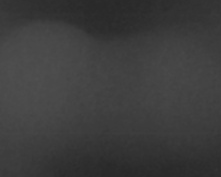
#> input picture scripts/image.png, 221 x 177 px
$ python check_windowing_clahe.py
#> lines starting #> are read from the running program, lines starting #| are printed output that depends on the picture
### utils/image_processing.py
"""
图像处理工具模块 - 性能优化版
提供图像增强、滑动窗口等图像处理功能
支持16位图像的输入和输出，保持处理精度
所有增强函数输出单通道图像，适合X射线等灰度图像处理
"""

import cv2
import numpy as np
from typing import List, Dict, Tuple, Optional


def apply_window_level(image: np.ndarray, window_width: int,
                       window_level: int, output_bits: int = 8) -> np.ndarray:
    """
    应用窗宽窗位变换

    Args:
        image: 输入图像（float32）
        window_width: 窗宽
        window_level: 窗位
        output_bits: 输出位深度（8或16）

    Returns:
        变换后的图像
    """
    window_min = window_level - window_width / 2
    window_max = window_level + window_width / 2

    if output_bits == 8:
        max_val = 255
        dtype = np.uint8
    else:
        max_val = 65535
        dtype = np.uint16

    # 向量化操作，避免使用mask
    output = np.clip(
        (image - window_min) / window_width * max_val,
        0, max_val
    ).astype(dtype)

    return output


def auto_window_level(image: np.ndarray) -> Tuple[int, int]:
    """
    自动计算窗宽窗位（基于统计信息）- 优化版

    Args:
        image: 输入图像

    Returns:
        (window_width, window_level)
    """
    # 使用百分位数代替全范围统计，更稳定且快速
    percentiles = np.percentile(image, [2, 98])
    img_min, img_max = percentiles[0], percentiles[1]
    img_mean = np.mean(image)
    img_std = np.std(image)

    # 使用均值作为窗位，4倍标准差作为窗宽
    window_level = int(img_mean)
    window_width = int(min(4 * img_std, img_max - img_min))

    # 确保窗宽至少为1
    window_width = max(1, window_width)

    return window_width, window_level


def apply_clahe_16bit(image: np.ndarray, clip_limit: float = 2.0,
                      tile_grid_size: Tuple[int, int] = (8, 8)) -> np.ndarray:
    """
    对16位图像应用CLAHE（自适应直方图均衡）

    Args:
        image: 输入图像（uint8或uint16）
        clip_limit: CLAHE的剪裁限制
        tile_grid_size: 网格大小

    Returns:
        处理后的图像（保持原始位深度）
    """
    if image.dtype == np.uint16:
        # OpenCV的CLAHE可以直接处理16位图像
        clahe = cv2.createCLAHE(clipLimit=clip_limit, tileGridSize=tile_grid_size)
        return clahe.apply(image)
    elif image.dtype == np.uint8:
        clahe = cv2.createCLAHE(clipLimit=clip_limit, tileGridSize=tile_grid_size)
        return clahe.apply(image)
    else:
        raise ValueError(f"Unsupported image dtype: {image.dtype}")


def enhance_image_windowing(image: np.ndarray, output_bits: int = 8) -> np.ndarray:
    """
    使用窗宽窗位方法增强图像

    Args:
        image: 输入图像（可能是16位）
        output_bits: 输出位深度（8或16）

    Returns:
        增强后的单通道图像
    """
    # 如果是3通道图像，转换为单通道
    if len(image.shape) == 3:
        image = cv2.cvtColor(image, cv2.COLOR_BGR2GRAY)

    # 直接处理，避免重复类型转换
    img_float = image.astype(np.float32, copy=False)

    # 自动计算窗宽窗位（仅用中间70%宽度统计，左右各15%）
    h, w = img_float.shape[:2]
    margin = int(w * 0.15)
    if margin > 0 and (w - 2 * margin) > 1:
        stats_img = img_float[:, margin:w - margin]
    else:
        stats_img = img_float
    window_width, window_level = auto_window_level(stats_img)

    # 应用窗宽窗位变换
    enhanced = apply_window_level(img_float, window_width, window_level, output_bits)

    # CLAHE对比度增强
    image_clahe = apply_clahe_16bit(enhanced, clip_limit=2.0, tile_grid_size=(8, 8))

    return image_clahe


# [342 lines left out: functions enhance_image_original, histogram_equalize_16bit_fast, histogram_equalize_16bit, enhance_image, sliding_window_crop_batch, sliding_window_crop_raw and 4 more, not called in this run]

### scripts/check_windowing_clahe.py
#!/usr/bin/env python3
# -*- coding: utf-8 -*-
"""Visualize CLAHE effect inside enhance_image_windowing."""

from __future__ import annotations

import argparse
from pathlib import Path
from typing import Tuple

import cv2
import matplotlib.pyplot as plt
import numpy as np

from utils.image_processing import (
    enhance_image_windowing,
    auto_window_level,
    apply_window_level,
)


def _ensure_gray(image: np.ndarray) -> np.ndarray:
    if image.ndim == 2:
        return image
    return cv2.cvtColor(image, cv2.COLOR_BGR2GRAY)


def enhance_without_clahe(image: np.ndarray, output_bits: int) -> np.ndarray:
    gray = _ensure_gray(image)
    img_float = gray.astype(np.float32, copy=False)
    window_width, window_level = auto_window_level(img_float)
    return apply_window_level(img_float, window_width, window_level, output_bits)


def normalize_for_display(image: np.ndarray) -> np.ndarray:
    if image.dtype == np.uint8:
        return image
    max_val = np.iinfo(image.dtype).max
    scaled = (image.astype(np.float32) / max_val) * 255.0
    return scaled.clip(0, 255).astype(np.uint8)


def plot_comparison(original: np.ndarray,
                    window_only: np.ndarray,
                    with_clahe: np.ndarray,
                    save_path: Path) -> None:
    orig_disp = normalize_for_display(original)
    win_disp = normalize_for_display(window_only)
    clahe_disp = normalize_for_display(with_clahe)

    fig, axes = plt.subplots(1, 3, figsize=(15, 5))
    titles = ["Original", "Windowing Only", "Windowing + CLAHE"]
    images = [orig_disp, win_disp, clahe_disp]

    for ax, title, img in zip(axes, titles, images):
        ax.imshow(img, cmap='gray')
        ax.set_title(title)
        ax.axis('off')

    fig.tight_layout()
    fig.savefig(save_path, dpi=200)
    plt.close(fig)


def build_parser() -> argparse.ArgumentParser:
    parser = argparse.ArgumentParser(
        description="检查enhance_image_windowing中的CLAHE增强效果"
    )
    parser.add_argument(
        "--image",
        type=Path,
        default=Path(__file__).resolve().parent / "image.png",
        help="待测试的图像路径 (默认: scripts/image.png)",
    )
    parser.add_argument(
        "--output",
        type=Path,
        default=Path(__file__).resolve().parent / "windowing_clahe_comparison.png",
        help="比较图输出路径",
    )
    parser.add_argument(
        "--output-bits",
        type=int,
        default=8,
        choices=[8, 16],
        help="增强函数输出位深",
    )
    return parser


def main() -> None:
    parser = build_parser()
    args = parser.parse_args()

    if not args.image.exists():
        raise FileNotFoundError(f"未找到图像: {args.image}")

    image = cv2.imread(str(args.image), cv2.IMREAD_UNCHANGED)
#> image is the input picture: shape (177, 221, 3); min 40, max 80, mean 60.8
    if image is None:
        raise RuntimeError(f"无法读取图像: {args.image}")

    window_only = enhance_without_clahe(image, args.output_bits)
#> in enhance_without_clahe, `img_float = gray.astype(np.float32, copy=False)`:
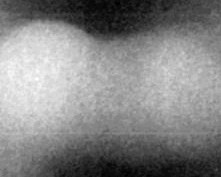
#> img_float: shape (177, 221) float32; min 40, max 80, mean 60.8; drawn with min black and max white
#> in auto_window_level, `percentiles = np.percentile(image, [2, 98])`: percentiles = [42, 76]
#> in auto_window_level, `img_min, img_max = percentiles[0], percentiles[1]`: img_min = 42; img_max = 76
#> in auto_window_level, `img_mean = np.mean(image)`: img_mean = 60.76
#> in auto_window_level, `img_std = np.std(image)`: img_std = 9.74
#> in auto_window_level, `window_level = int(img_mean)`: window_level = 60
#> in auto_window_level, `window_width = int(min(4 * img_std, img_max - img_min))`: window_width = 34
#> in enhance_without_clahe, `window_width, window_level = auto_window_level(img_float)`: window_level = 60
#> in apply_window_level, `window_min = window_level - window_width / 2`: window_min = 43
#> in apply_window_level, `window_max = window_level + window_width / 2`: window_max = 77
    with_clahe = enhance_image_windowing(image, output_bits=args.output_bits)
#> in enhance_image_windowing, `stats_img = img_float[:, margin:w - margin]`:
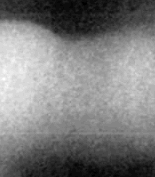
#> stats_img: shape (177, 155) float32; min 40, max 80, mean 59.7; drawn with min black and max white
#> in enhance_image_windowing, `window_width, window_level = auto_window_level(stats_img)`: window_width = 33; window_level = 59
#> call 2 of apply_window_level, with window_width = 33, window_level = 59, output_bits = 8
#> in apply_window_level (call 2), `window_min = window_level - window_width / 2`: window_min = 42.5
#> in apply_window_level (call 2), `window_max = window_level + window_width / 2`: window_max = 75.5
#> in apply_window_level (call 2), `output = np.clip( (image - window_min) / window_width * max_val, 0, ma..`:
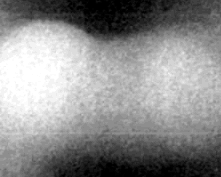
#> output: shape (177, 221); min 0, max 255, mean 140.4
    diff = cv2.absdiff(normalize_for_display(with_clahe),
                       normalize_for_display(window_only))
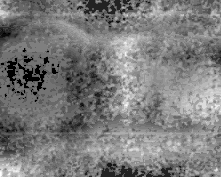
#> diff: shape (177, 221); min 0, max 22, mean 10.7; drawn with min black and max white

    plot_comparison(image, window_only, with_clahe, args.output)
#> the loop in plot_comparison, `for ax, title, img in zip(axes, titles, images):` made 3 passes
#> title on passes 1 to 3: 'Original', 'Windowing Only', 'Windowing + CLAHE'

    print("处理完成 ✅")
    print(f"原图: {args.image}")
    print(f"比较图已保存到: {args.output}")
    print(
        "像素差异统计 (显示映射后): min={:.2f} max={:.2f} mean={:.2f}".format(
            float(diff.min()), float(diff.max()), float(diff.mean())
        )
    )
#| 像素差异统计 (显示映射后): min=0.00 max=22.00 mean=10.69


if __name__ == "__main__":
    main()
